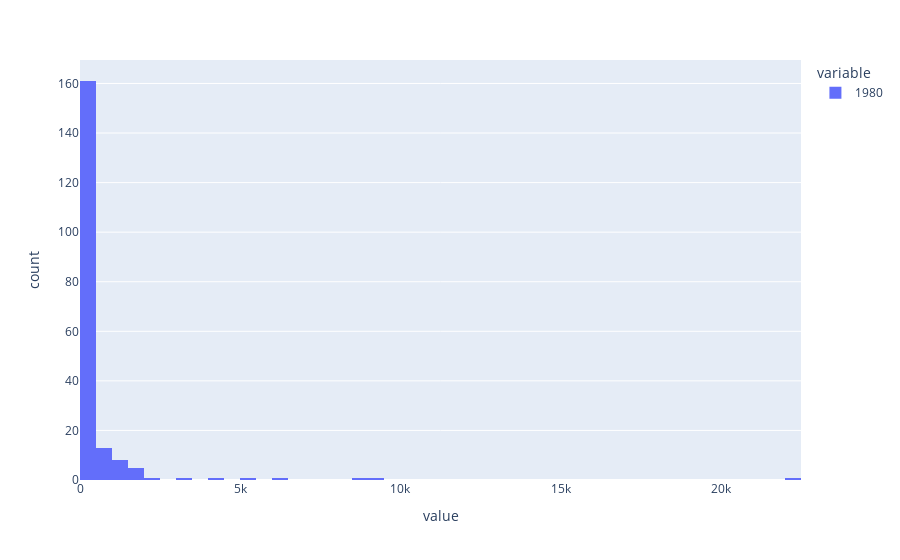

Here is the notebook cell this chart was saved with:
### Code cell
px.histogram( data_frame = data[1980])

### Figure 1 — Plotly figure (JSON) as saved in the notebook; plotly's stock layout.template omitted (floating-point values rounded to 4 significant figures; data arrays with more than 128 entries replaced by an {"elided": "..."} marker saying what was removed)
{"data": [{"alignmentgroup": "True", "bingroup": "x", "hovertemplate": "variable=1980<br>value=%{x}<br>count=%{y}<extra></extra>", "legendgroup": "1980", "marker": {"color": "#636efa", "pattern": {"shape": ""}}, "name": "1980", "offsetgroup": "1980", "orientation": "v", "showlegend": true, "type": "histogram", "x": {"elided": "195 int values"}, "xaxis": "x", "yaxis": "y"}], "layout": {"barmode": "relative", "legend": {"title": {"text": "variable"}, "tracegroupgap": 0}, "margin": {"t": 60}, "xaxis": {"anchor": "y", "domain": [0, 1], "title": {"text": "value"}}, "yaxis": {"anchor": "x", "domain": [0, 1], "title": {"text": "count"}}}}
